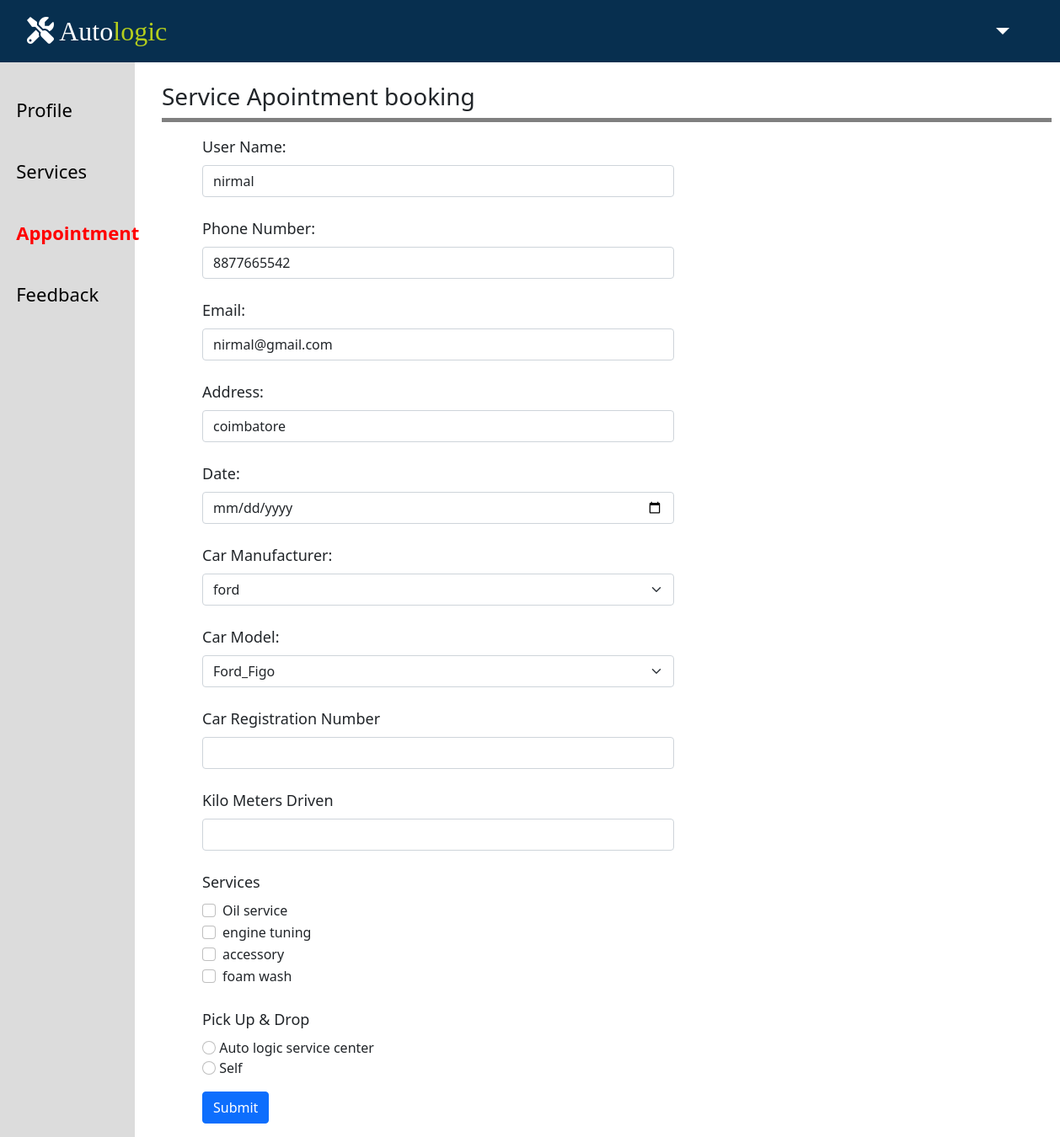
Page /client/client-booking.php?profile=nirmal on the committed database.
### tables this page shows
CREATE TABLE `users` (
  `id` int(100) NOT NULL,
  `username` varchar(100) NOT NULL,
  `number` varchar(10) NOT NULL,
  `email` varchar(100) NOT NULL,
  `address` varchar(100) NOT NULL,
  `password` varchar(10) NOT NULL
);

CREATE TABLE `service_list` (
  `service_id` varchar(10) NOT NULL,
  `service_name` varchar(20) NOT NULL,
  `price` varchar(10) NOT NULL
);

### client/client-booking.php (the view, shortened to what this page needs)
<?php
    $connection = mysqli_connect('localhost', 'root', '', 'service_appointment') or die("connection failed") . mysqli_connect_error();
    if(isset($_GET['profile'])){
      $username = $_GET['profile'];
      $sql = "SELECT * FROM `users` WHERE `username` = '$username'";
      $query = mysqli_query($connection,$sql);
      $profile = mysqli_fetch_assoc($query);
      $number = $profile['number'];
      $email = $profile['email'];
      $address = $profile['address'];
    }
?>
<!doctype html>
<html lang="en">
  <head>
    <link rel="stylesheet" href="./styles/client-booking.css">
    <link rel="stylesheet" href="https://cdn.jsdelivr.net/npm/bootstrap@5.0.2/dist/css/bootstrap.min.css">
  </head>
  <body onload="getManufacture()">
  <?php include "../basic/client-header.php" ?>
  <?php include "../basic/client-sidebar.php" ?>
  <div class="booking">
  <div class="booking_heading ">
            <h3>Service Apointment booking</h3>
   </div>
      <form action="redirect.php" method="POST" class="form mt-3">
          <label for="username" class="form-label"> User name: </label>
          <input type="text" name="username" id="username" class="form-control" value="<?php echo $username ?>" required autofocus>
          <br>
          <label for="number" class="form-label"> Phone number: </label>
          <input type="text" name="number" id="number" class="form-control" value="<?php echo $number ?>" required>
          <br>
          <label for="email" class="form-label"> Email: </label>
          <input type="email" name="email" id="email" class="form-control" value="<?php echo $email ?>" required>
          <br>
          <label for="address" class="form-label">Address:</label>
          <input type="text" name="address" class="form-control" id="address" value="<?php echo $address ?>" required>
          <br>
          <label for="date" class="form-label">date:</label>
          <input type="date" name="date" id="date" class="form-control" onchange="validateDate(event)" required>
          <br>
          <label for="car_manufacturer" name="car_manufacturer" class="form-label">car manufacturer:</label>
          <select name="car_manufacturer" onchange="changeModels(event)" class="form-select" id="man" required></select>
          <br>
          <label for="car_model" name="car_model" class="form-label">car model:</label>
          <select name="car_model" id="model" class="form-select" required></select>
        <br>
        <label for="car reg num" class="form-label">Car registration number</label>
        <input type="text" name="car_reg_num" id="car_reg_num" class="form-control" required>
        <br>
        <label for="kilo meters driven" class="form-label">Kilo meters driven</label>
        <input type="text" name="kilo_met_driven" id="kilo_met_driven" class="form-control" required>
        <br>
        <label for="services" class="form-label">Services</label>
        <?php
         $connection = mysqli_connect('localhost','root','','service_appointment') or die ("failed").mysqli_connect_error();
         $sql = "SELECT * FROM `service_list`";
         $result = mysqli_query($connection,$sql);
         if($result)
         {
           while($row = mysqli_fetch_assoc($result)){
             $service_id = $row['service_id'];
             $service_name = $row['service_name'];
             echo"
             <div class='form-check'>
  <input class='form-check-input' name='services[]' type='checkbox' value='$service_id' id='$service_id'>
  <label class='form-check-label' for='flexCheckIndeterminate'>
    $service_name
  </label>
</div>
             ";
           }
        }
        ?>
        <br>
        <label for="pickup_drop" class="form-label">Pick up & drop</label>
        <br>
        <input class="form-check-input" type="radio" value="Autologic service center" name="pickup_drop" id="autologic">
        <label class="form-check-label" for="autologic">
        Auto logic service center
        </label>
        <br>
        <input class="form-check-input" type="radio" value="Self" name="pickup_drop" id="self">
        <label class="form-check-label" for="self">
        Self
       </label>
       <br>
       <button type="submit" name ="submit" id="submit" onclick="checkBooking()" class="btn btn-primary my-3">Submit</button>
      </form>
  </div>
  </body>
</html>

### client/styles/client-booking.css (style rules this page uses)
.booking { width:66rem; margin-left: 10rem; }
form { margin-left: 5rem; }
.form-control ,.form-select { width: 35rem !important; }
.form-label { font-size: 18px !important; text-transform: capitalize; }
.booking_heading { margin-top: 1.5rem !important; margin-left: 2rem !important; width: 66rem !important; border-bottom: 5px solid gray; }

### rows in the picture
users: number "8877665542", email "nirmal@gmail.com", address "coimbatore"
service_list: service_name "Oil service"
service_list: service_name "engine tuning"
service_list: service_name "accessory"
service_list: service_name "foam wash"
